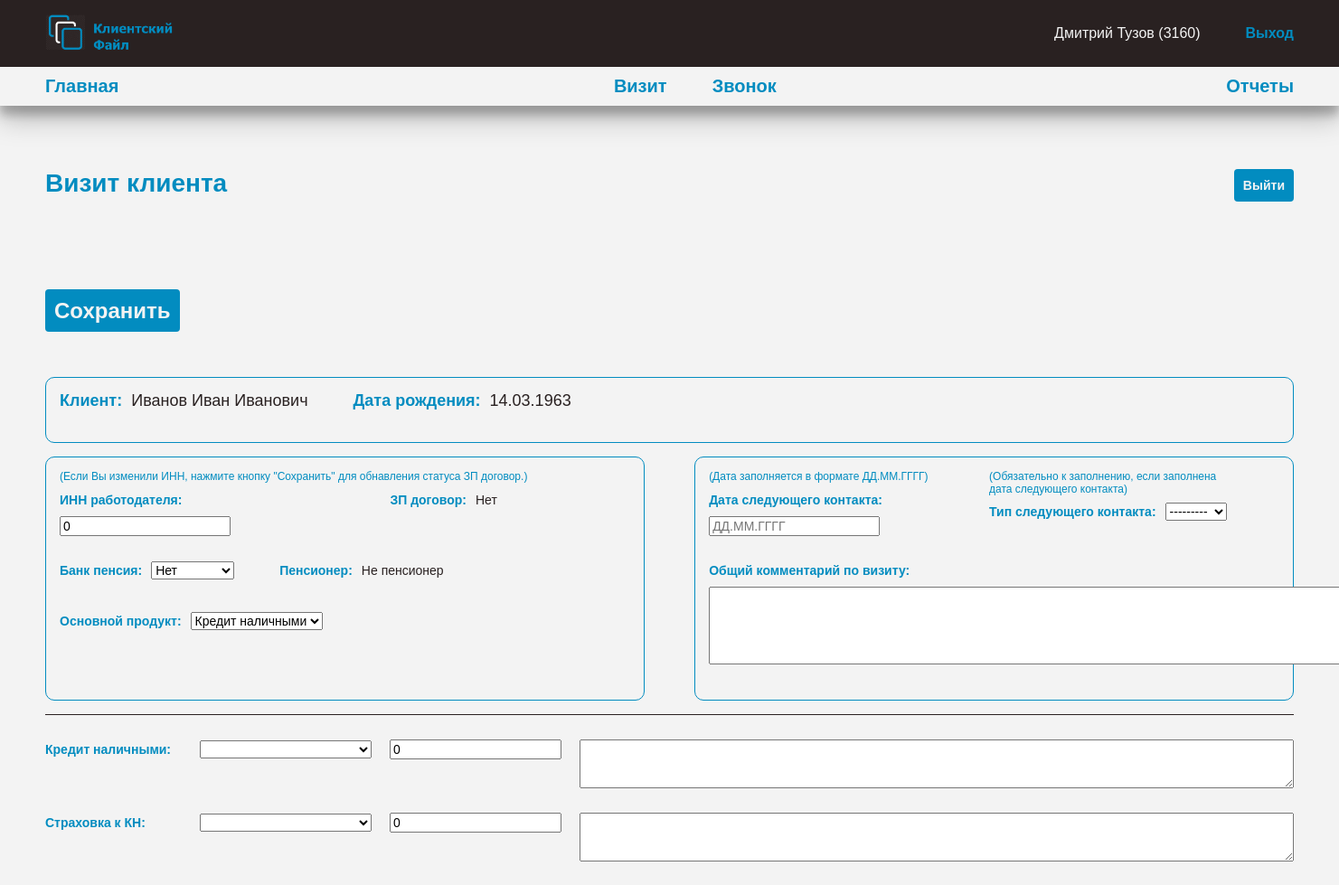
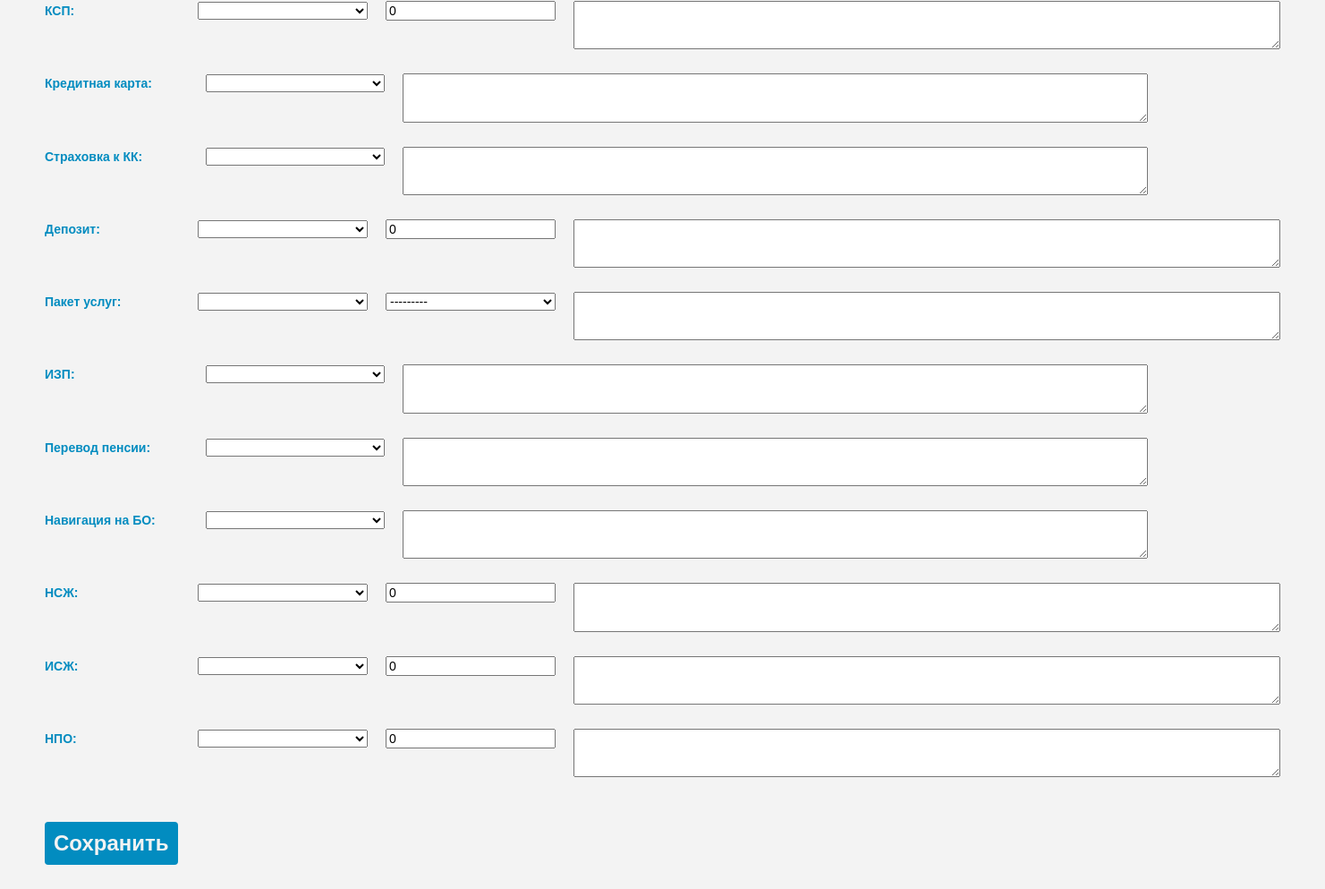
The page /visit/25 (signed in) on the database its author committed (2 pictures, top to bottom).
### employee/models.py (models this page shows, shortened)
class Employee(AbstractUser):
    middle_name = models.CharField(
        max_length=50,
        verbose_name='отчество',
        blank=True
    )
    office = models.ForeignKey(
        'Office',
        verbose_name='офис',
        on_delete=models.CASCADE,
        related_name='office'
    )
    objects = EmployeeManager()
    class Meta:
        db_table = 'employee'
        verbose_name = 'сотрудник'
        verbose_name_plural = 'сотрудники'
    def __str__(self) -> str:
        return f'{self.first_name} {self.last_name} ({self.office.code_office})'

class Office(models.Model):
    name = models.CharField(
        max_length=150,
        verbose_name='название'
    )
    code_office = models.IntegerField(
        verbose_name='код подразделения'
    )
    objects = models.Manager()
    class Meta:
        db_table = 'offices'
        verbose_name = 'офис'
        verbose_name_plural = 'офисы'

### client_visit/models.py (models this page shows, shortened)
class ClientVisit(models.Model):
    employee = models.ForeignKey(
        Employee,
        models.CASCADE,
        related_name='client_visit',
        verbose_name='сотрудник'
    )
    date_visit = models.DateField(
        auto_now_add=True,
        verbose_name='дата создания'
    )
    first_name_client = models.CharField(
        max_length=150,
        verbose_name='имя клиента'
    )
    middle_name_client = models.CharField(
        max_length=150,
        verbose_name='отчество клиента'
    )
    last_name_client = models.CharField(
        max_length=150,
        verbose_name='фамилия клиента'
    )
    date_of_birth = models.CharField(
        max_length=10,
        verbose_name='дата рождения клиента'
    )
    inn_employer = models.IntegerField(
        verbose_name='инн работодателя',
        blank=True,
        default=0
    )
    salary_bank = models.CharField(
        max_length=50,
        verbose_name='зарплатный банк',
        choices=BANK_CHOICES,
        default='Другой'
    )
    pension_bank = models.CharField(
        max_length=50,
        verbose_name='пенсионный банк',
        choices=BANK_CHOICES,
        default='Нет'
    )
    main_product = models.CharField(
        max_length=50,
        verbose_name='продукт',
        choices=PRODUCT_CHOICES
    )
    credit_result = models.CharField(
        max_length=50,
        verbose_name='кн результат',
        choices=RESULT_CHOICES,
        blank=True
    )
    credit_sum = models.IntegerField(
        verbose_name='кн сумма',
        default=0
    )
    credit_comment = models.TextField(
        verbose_name='кн комментарии',
        blank=True
    )
    credit_insurance_result = models.CharField(
        max_length=50,
        verbose_name='фз кн результат',
        choices=RESULT_CHOICES,
        blank=True
    )
    credit_insurance_sum = models.IntegerField(
        verbose_name='фз кн сумма',
        default=0
    )
    credit_insurance_comment = models.TextField(
        verbose_name='фз кн комментарии',
        blank=True
    )
    credit_card_result = models.CharField(
        max_length=50,
        verbose_name='кк результат',
        choices=RESULT_CHOICES,
        blank=True
    )
    credit_card_comment = models.TextField(
        verbose_name='кк комментарии',
        blank=True
    )
    credit_card_insurance_result = models.CharField(
        max_length=50,
        verbose_name='фз кк результат',
        choices=RESULT_CHOICES,
        blank=True
    )
    credit_card_insurance_comment = models.TextField(
        verbose_name='фз кк комментарии',
        blank=True
    )
    deposit_result = models.CharField(
        max_length=50,
        verbose_name='депозит результат',
        choices=RESULT_CHOICES,
        blank=True
    )
    deposit_sum = models.IntegerField(
        verbose_name='депозит сумма',
        default=0
    )
    deposit_comment = models.TextField(
        verbose_name='депозит комментарии',
        blank=True
    )
    service_package_result = models.CharField(
        max_length=50,
        verbose_name='пу результат',
        choices=RESULT_CHOICES,
        blank=True
    )
    service_package_type = models.CharField(
        max_length=50,
        verbose_name='тип пу',
        choices=TYPE_PACKAGE_CHOICES,
        blank=True
    )
    service_package_comment = models.TextField(
        verbose_name='пу комментарии',
        blank=True
    )
    izp_result = models.CharField(
        max_length=50,
        verbose_name='изп результат',
        choices=RESULT_CHOICES,
        blank=True
    )
    izp_comment = models.TextField(
        verbose_name='изп комментарии',
        blank=True
    )
    pension_result = models.CharField(
        max_length=50,
        verbose_name='перевод пенсии результат',
        choices=RESULT_CHOICES,
        blank=True
    )
    pension_comment = models.TextField(
        verbose_name='перевод пенсии комментарии',
        blank=True
    )
    ksp_result = models.CharField(
        max_length=50,
        verbose_name='ксп результат',
        choices=RESULT_CHOICES,
        blank=True
    )
    ksp_sum = models.IntegerField(
        verbose_name='ксп сумма',
        default=0
    )
    ksp_comment = models.TextField(
        verbose_name='ксп комментарии',
        blank=True
    )
    broker_navigate_result = models.CharField(
        max_length=50,
        verbose_name='лиды БО',
        choices=RESULT_CHOICES,
        blank=True
    )
    broker_navigate_comment = models.TextField(
        verbose_name='лиды БО комментарии',
        blank=True
    )
    nsg_result = models.CharField(
        max_length=50,
        verbose_name='нсж результат',
        choices=RESULT_CHOICES,
        blank=True
    )
    nsg_sum = models.IntegerField(
        verbose_name='нсж сумма',
        default=0
    )
    nsg_comment = models.TextField(
        verbose_name='нсж комментарии',
        blank=True
    )
    isg_result = models.CharField(
        max_length=50,
        verbose_name='исж результат',
        choices=RESULT_CHOICES,
        blank=True
    )
    isg_sum = models.IntegerField(
        verbose_name='исж сумма',
        default=0
    )
    isg_comment = models.TextField(
        verbose_name='исж комментарии',
        blank=True
    )
    npo_result = models.CharField(
        max_length=50,
        verbose_name='нпо результат',
        choices=RESULT_CHOICES,
        blank=True
    )
    npo_sum = models.IntegerField(
        verbose_name='нпо сумма',
        default=0
    )
    npo_comment = models.TextField(
        verbose_name='нпо комментарии',
        blank=True
    )
    date_next_contact = models.DateField(
        verbose_name='дата следующего контакта',
        blank=True,
        null=True
    )
    type_next_contact = models.CharField(
        max_length=50,
        verbose_name='тип следующего контакта',
        choices=TYPE_NEXT_CONTACT_CHOICES,
        blank=True
    )
    total_comment = models.TextField(
        verbose_name='итоговые комментарии',
        blank=True
    )
    objects = models.Manager()
    class Meta:
        db_table = 'client_visit'
        verbose_name = 'визит клиента'
        verbose_name_plural = 'визиты клиентов'
        ordering = ['-date_visit']

### client_visit/views.py (the view, shortened to what this page needs)
# urls.py: path('visit/<int:pk>', VisitFormView.as_view(), name='visit_form'),
class VisitFormView(LoginRequiredMixin, UpdateView):
    model = ClientVisit
    form_class = VisitForm
    template_name = 'client_visit/visit_form.html'
    def get_context_data(self, **kwargs):
        context = super().get_context_data()
        context['title'] = self.object.last_name_client
        return context

### client_visit/templates/client_visit/visit_form.html (shortened to what this page needs)
{% extends 'client_visit/base.html' %}
{% load static %}
{% load l10n %}
{% load visit_client_tags %}
{% block content %}
<div class="container visit-detail__container">
  <h1 class="title visit-detail__title">Визит клиента</h1>
  <button class="btn btn__next_upper"><a href="{% url 'index' %}">Выйти</a></button>
  <form action="" method="post">
    <button class="btn visit-detail__btn-control" type="submit">Сохранить</button>
    <div class="visit-detail__client flex">
      <div class="visit-detail__wrapper flex">
        <p class="visit-detail__label">Клиент: </p>
        <p class="visit-detail__name">{{object.last_name_client}} {{object.first_name_client}} {{object.middle_name_client}}</p>
      </div>
      <div class="visit-detail__wrapper flex">
        <p class="visit-detail__label">Дата рождения: </p>
        <p class="visit-detail__name">{{object.date_of_birth}}</p>
      </div>
    </div>
    <div class="flex" style="justify-content: space-between;">
      <div class="visit-detail__form-left">
        <p class="help">(Если Вы изменили ИНН, нажмите кнопку "Сохранить" для обнавления статуса ЗП договор.)</p>
        <div class="visit-detail__salary flex">
          <div class="visit-detail__wrapper">
            <p><label class="visit-detail__label" for="">ИНН работодателя: </label>{{ form.inn_employer }}</p>
          </div>
          <div class="visit-detail__wrapper flex">
            <p><label class="visit-detail__label" for="">ЗП договор: </label>{% get_salary_project object.inn_employer %}</p>
          </div>
        </div>
        <div class="visit-detail__pension flex">
          <div class="visit-detail__wrapper">
            <p><label class="visit-detail__label" for="">Банк пенсия: </label>{{ form.pension_bank }}</p>
          </div>
          <div class="visit-detail__wrapper flex">
            <p><label class="visit-detail__label" for="">Пенсионер: </label>{% is_pension object.middle_name_client object.date_of_birth %}</p>
          </div>
        </div>
        <div class="visit-detail__main-product flex">
          <div class="visit-detail__wrapper">
            <p><label class="visit-detail__label" for="">Основной продукт: </label>{{ form.main_product }}</p>
          </div>
        </div>
      </div>
      <div class="visit-detail__form-right">
        <div class="flex">
          <div class="visit-detail__wrapper">
            <p class="help">(Дата заполняется в формате ДД.ММ.ГГГГ)</p>
            <p><label class="visit-detail__label" for="">Дата следующего контакта: </label>{{ form.date_next_contact }}</p>
          </div>
          <div class="visit-detail__wrapper">
            <p class="help">(Обязательно к заполнению, если заполнена дата следующего контакта)</p>
            <p><label class="visit-detail__label" for="">Тип следующего контакта: </label>{{ form.type_next_contact }}</p>
          </div>
        </div>
        <div class="visit-detail__wrapper">
          <p><label class="visit-detail__label" for="">Общий комментарий по визиту: </label>{{ form.total_comment }}</p>
        </div>
      </div>
    </div>
    <div class="visit-detail__form-products">
      <div class="visit-detail__wrapper-products">
        <p class="visit-detail__product flex"><label class="visit-detail__label-products" for="">Кредит наличными: </label>{{ form.credit_result }} {{ form.credit_sum }} {{ form.credit_comment }}</p>
      </div>
      <div class="visit-detail__wrapper-products">
        <p class="visit-detail__product flex"><label class="visit-detail__label-products" for="">Страховка к КН: </label>{{ form.credit_insurance_result }} {{ form.credit_insurance_sum }} {{ form.credit_insurance_comment }}</p>
      </div>
      <div class="visit-detail__wrapper-products">
        <p class="visit-detail__product flex"><label class="visit-detail__label-products" for="">КСП: </label>{{ form.ksp_result }} {{ form.ksp_sum }} {{ form.ksp_comment }}</p>
      </div>
      <div class="visit-detail__wrapper-products">
        <p class="visit-detail__product flex"><label class="visit-detail__label-products" for="">Кредитная карта: </label>{{ form.credit_card_result }} {{ form.credit_card_comment }}</p>
      </div>
      <div class="visit-detail__wrapper-products">
        <p class="visit-detail__product flex"><label class="visit-detail__label-products" for="">Страховка к КК: </label>{{ form.credit_card_insurance_result }} {{ form.credit_card_insurance_comment }}</p>
      </div>
      <div class="visit-detail__wrapper-products">
        <p class="visit-detail__product flex"><label class="visit-detail__label-products" for="">Депозит: </label>{{ form.deposit_result }} {{ form.deposit_sum }} {{ form.deposit_comment }}</p>
      </div>
      <div class="visit-detail__wrapper-products">
        <p class="visit-detail__product flex"><label class="visit-detail__label-products" for="">Пакет услуг: </label>{{ form.service_package_result }} {{ form.service_package_type }} {{ form.service_package_comment }}</p>
      </div>
      <div class="visit-detail__wrapper-products">
        <p class="visit-detail__product flex"><label class="visit-detail__label-products" for="">ИЗП: </label>{{ form.izp_result }} {{ form.izp_comment }}</p>
      </div>
      <div class="visit-detail__wrapper-products">
        <p class="visit-detail__product flex"><label class="visit-detail__label-products" for="">Перевод пенсии: </label>{{ form.pension_result }} {{ form.pension_comment }}</p>
      </div>
      <div class="visit-detail__wrapper-products">
        <p class="visit-detail__product flex"><label class="visit-detail__label-products" for="">Навигация на БО: </label>{{ form.broker_navigate_result }} {{ form.broker_navigate_comment }}</p>
      </div>
      <div class="visit-detail__wrapper-products">
        <p class="visit-detail__product flex"><label class="visit-detail__label-products" for="">НСЖ: </label>{{ form.nsg_result }} {{ form.nsg_sum }} {{ form.nsg_comment }}</p>
      </div>
      <div class="visit-detail__wrapper-products">
        <p class="visit-detail__product flex"><label class="visit-detail__label-products" for="">ИСЖ: </label>{{ form.isg_result }} {{ form.isg_sum }} {{ form.isg_comment }}</p>
      </div>
      <div class="visit-detail__wrapper-products">
        <p class="visit-detail__product flex"><label class="visit-detail__label-products" for="">НПО: </label>{{ form.npo_result }} {{ form.npo_sum }} {{ form.npo_comment }}</p>
      </div>
    </div>
    <button class="btn visit-detail__btn-control" type="submit">Сохранить</button>
  </form>
</div>
{% endblock %}

### client_visit/templates/client_visit/base.html (shortened to what this page needs)
{% load static %}
<!DOCTYPE html>
<html lang="ru">
<head>
  <link rel="stylesheet" href="{% static 'client_visit/css/normalize.css' %}">
  <link rel="stylesheet" href="{% static 'client_visit/css/style.css' %}">
</head>
<body>
  <header class="header">
    <div class="header__upper">
      <div class="container header__upper_container flex">
        <a href="" class="header__upper_logo">
          <img src="{% static 'client_visit/images/logo.png' %}" alt="" class="header__upper_img">
        </a>
        <div class="header__upper_wrapper flex">
          {% if request.user.is_authenticated %}
          <p><a class="header__profile" href="{% url 'profile' user.pk %}">{{ user }}</a></p>
          <a href="{% url 'logout' %}" class="header__upper_link">Выход</a>
          {% else %}
          <a href="{% url 'login' %}" class="header__upper_link">Войти</a>
          {% endif %}
        </div>
      </div>
    </div>
    <div class="header__lower">
      <div class="container header__lower_container">
        {% if request.user.is_authenticated %}
        <nav class="header__lower_nav nav-lower">
          <ul class="nav-lower__list list-reset flex">
            <li class="nav-lower__item"><a href="{% url 'index' %}">Главная</a></li>
            <div class="nav-lower__item_wrapper flex">
              <li class="nav-lower__item"><a href="{% url 'visit' %}">Визит</a></li>
              <li class="nav-lower__item"><a href="{% url 'call' %}">Звонок</a></li>
            </div>
            <li class="nav-lower__item"><a href="{% url 'reports' %}">Отчеты</a></li>
          </ul>
        </nav>
        {% endif %}
      </div>
    </div>
  </header>
  <main>
    {% block content %}
    {% endblock %}
  </main>
</body>
</html>

### rows shown on the page
Employee: first_name+last_name+office "Дмитрий Тузов (3160)"
ClientVisit: last_name_client "Иванов", first_name_client "Иван", middle_name_client "Иванович", date_of_birth "14.03.1963", inn_employer "0", inn_employer "Нет", pension_bank "Нет", middle_name_client+date_of_birth "Не пенсионер", main_product "Кредит наличными", type_next_contact "---------", credit_sum "0", credit_insurance_sum "0", ksp_sum "0", deposit_sum "0", service_package_type "---------", nsg_sum "0", isg_sum "0", npo_sum "0"
